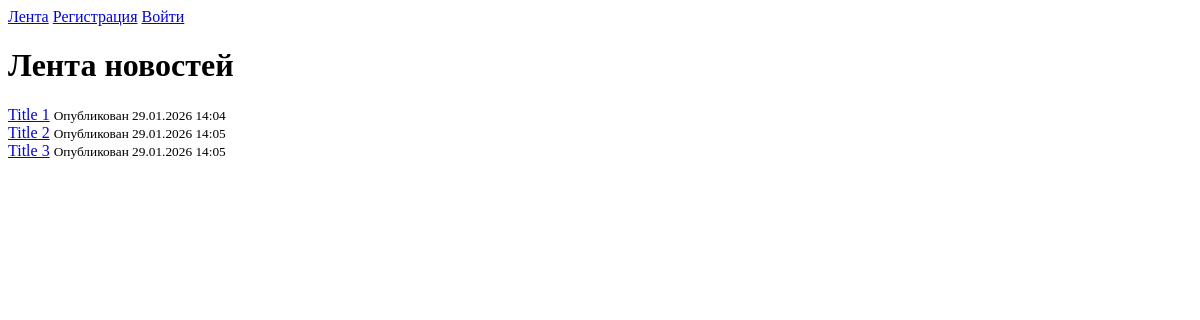
/, run on an earlier commit of the app's database.
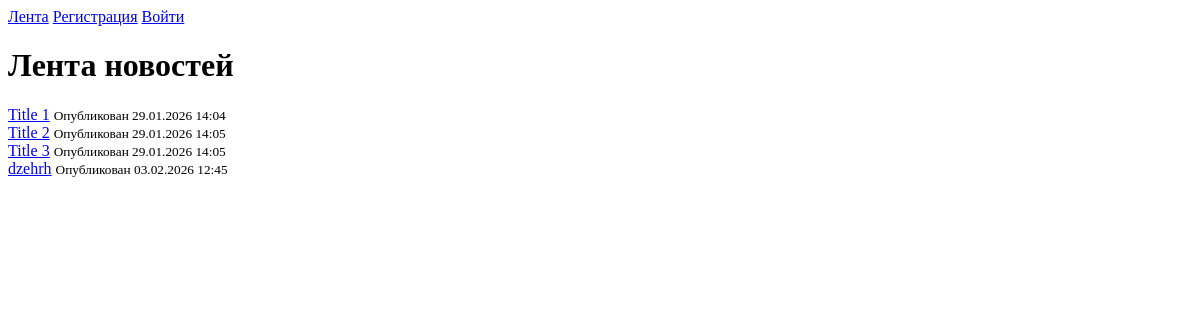
And on a later commit of the database.
### post/models.py (models this page shows, shortened)
class Post(models.Model):
    title = models.CharField(max_length=100)
    content = models.TextField()
    created_at = models.DateTimeField(auto_now_add=True)
    author = models.ForeignKey(User, on_delete=models.CASCADE)

### post/views.py (the view)
# urls.py: path('', views.post_list, name='post_list'),
def post_list(request):
    posts = Post.objects.all()
    return render(request, 'post/post_list.html', {'posts': posts})

### post/templatetags/post_extras.py (called while the page is built, shortened)
@register.filter
def smart_time(value):
    if not value:
        return ""
    now = timezone.now()
    diff = now - value
    if value.date() == now.date():
        return f'Сегодня в {value.strftime("%H:%M")}'
    if value.date() == now.date() - timedelta(days=1):
        return f'Вчера в {value.strftime("%H:%M")}'
    return f'{value.strftime("%d.%m.%Y %H:%M")}'

### post/templates/post/post_list.html (shortened to what this page needs)
{% extends 'base.html' %}
{% load post_extras %}
{% block content %}
<h1>Лента новостей</h1>
{% for post in posts %}
    <div>
        <a href="{% url 'post_details' post.id %}">{{ post.title }}</a>
        <small>Опубликован {{ post.created_at|smart_time }}</small>
    </div>
{% endfor %}
{% endblock %}

### templates/base.html (shortened to what this page needs)
<!DOCTYPE html>
<html lang="en">
<head>
    {% load static %}
    <link rel="stylesheet" href="{% static 'style.css' %}">
</head>
<body>
    <header>
        <nav>
            <a href="{% url 'post_list' %}">Лента</a>
            {% if user.is_authenticated %}
                <a href="{% url 'profile' %}">Профиль</a>
                <form method="post" action="{% url 'logout' %}">
                    {% csrf_token %}
                    <button type="submit">Выйти</button>
                </form>
            {% else %}
                <a href="{% url 'register' %}">Регистрация</a>
                <a href="{% url 'login' %}">Войти</a>
            {% endif %}
        </nav>
    </header>
<main>{% block content %}{% endblock %}</main>
</body>
</html>

What changed in the data, as far as the page shows it:
added Post: title "dzehrh", created_at|smart_time "03.02.2026 12:45"
